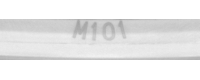
#> input picture models/training/crnn_fallback/rehearsal_crops_sample/M101/M101-01_M101-01_20260625101133_LOWCONF_p0__err93_m.png, 200 x 80 px; its folder holds only this picture in this run
$ python route_a_edge.py
#> lines starting #> are read from the running program, lines starting #| are printed output that depends on the picture
### 父子節點POC/edge_preproc.py
# -*- coding: utf-8 -*-
"""edge 端「真 CRNN 前處理」的自足、免 torch 版（to_strip）。

★只用 numpy + cv2，不 import torch、不依賴 D:/OCR_demo。edge 只做前處理、不做辨識，
  所以刻意不碰 torch——辨識(YOLO+CRNN)才在 server。這樣 edge 隨便一台有 cv2 的機器就能跑。

流程（= crnn_infer.CrnnReader.to_strip 的等價）：
  raw 鏡片圖 → find_circle(Hough) → 裁圓 white_pad_square → annulus_polar(極座標展開) → 640×640 strip
server 端對這張 strip 用 read(is_strip=True) 只做辨識。

內容是 CRNN 前處理三函式的忠實複製（純 cv2）：
  white_pad_square / find_circle 來源 = D:/OCR_demo/models/crnn/v6_preprocess.py
  annulus_polar      來源 = D:/OCR_demo/models/crnn/crnn_dataset.py（do_rotate=False 路徑）
常數與原檔一致（PAD_VALUE=255、R_INNER=0.6、IMGSZ=640），不可改。
"""
import math

import cv2
import numpy as np

IMGSZ = 640
PAD_VALUE = 255
R_INNER = 0.6


def white_pad_square(img, target=IMGSZ):
    """複製自 v6_preprocess.white_pad_square（純 cv2）。"""
    h, w = img.shape[:2]
    scale = target / max(h, w)
    if scale != 1.0:
        new_w, new_h = int(round(w * scale)), int(round(h * scale))
        img = cv2.resize(img, (new_w, new_h), interpolation=cv2.INTER_AREA)
        h, w = new_h, new_w
    top = (target - h) // 2
    bottom = target - h - top
    left = (target - w) // 2
    right = target - w - left
    return cv2.copyMakeBorder(img, top, bottom, left, right,
                              cv2.BORDER_CONSTANT, value=(PAD_VALUE,) * 3)


def find_circle(img):
    """複製自 v6_preprocess.find_circle（純 cv2 Hough）。回 (cx,cy,r) 或 None。"""
    gray = cv2.cvtColor(img, cv2.COLOR_BGR2GRAY)
    gray = cv2.medianBlur(gray, 3)
    circles = cv2.HoughCircles(
        gray, cv2.HOUGH_GRADIENT, dp=1, minDist=100,
        param1=200, param2=30, minRadius=200, maxRadius=300)
    if circles is None:
        return None
    circles = np.uint16(np.around(circles))
    biggest = max(circles[0], key=lambda c: c[2])
    return int(biggest[0]), int(biggest[1]), int(biggest[2])


# [11 lines left out: function annulus_polar, not called in this run]


def to_strip(img):
    """raw 鏡片圖 → 640×640 strip。回 (strip, hough_used)。
    Hough 失敗 → (white_pad_square(img), False)，與 crnn_infer.to_strip 一致。"""
    c = find_circle(img)
    if c is None:
        return white_pad_square(img, IMGSZ), False
    cx, cy, r = c
    x0, y0 = max(0, cx - r), max(0, cy - r)
    x1, y1 = min(img.shape[1], cx + r), min(img.shape[0], cy + r)
    roi = white_pad_square(img[y0:y1, x0:x1], target=2 * r)
    return annulus_polar(roi, IMGSZ), True

### 父子節點POC/common.py
# -*- coding: utf-8 -*-
"""父子節點 POC — 共用協定 + HTTP 客戶端（只用標準庫）

協定（對齊我方既有契約，方便日後合併）：
  端點：POST /api/infer/pair
  請求：body = 影像原始 bytes（jpg/png/bmp 皆可，parent 自行 imdecode）
        headers: X-Station-Id / X-Model-Version / X-Task
  回應：JSON 信封（同 2026-07-24_multi_model_server_architecture §3.1）
        {
          "stationId": "...", "task": "ocr_pair|lens|stub", "modelVersion": "...",
          "elapsedMs": <server 純推論耗時>, "status": "ok|no_object|failed",
          "result": { ...依 task 不同... }
        }
  ※ POC 用「raw body + headers」簡化；正式契約用 multipart（欄位語意相同）。
"""
import http.client
import json
import os
import sys
import threading
import time
from urllib.parse import quote, unquote

ENDPOINT = "/api/infer/pair"


# [20 lines left out: functions header_safe, header_decode, not called in this run]

# ------------------------- 中央事件 log（append-only, JSONL）-------------------------
# 每個節點（父/子）一份屬於自己的中央 log，任何操作都記進去，供事後回填驗證紀錄。
# 設計原則：append 不覆寫、thread-safe、絕不因記錄失敗而中斷主流程。
_LOG_LOCK = threading.Lock()


def log_path_for(role, script_file=None):
    """回傳該節點中央事件 log 的預設路徑：<base>/_logs/<role>_events.jsonl。
    base：凍結成 exe 時取 exe 所在夾，否則取呼叫端 script_file 所在夾（皆＝dist 或程式旁）。"""
    if getattr(sys, "frozen", False):
        base = os.path.dirname(os.path.abspath(sys.executable))
    elif script_file:
        base = os.path.dirname(os.path.abspath(script_file))
    else:
        base = os.getcwd()
    return os.path.join(base, "_logs", str(role) + "_events.jsonl")


def event_log(path, event, **fields):
    """對中央事件 log append 一行 JSON（含 ts / pid / event + 任意欄位）。永不拋例外。"""
    if not path:
        return
    try:
        rec = {"ts": time.strftime("%Y-%m-%dT%H:%M:%S"), "pid": os.getpid(), "event": str(event)}
        rec.update(fields)
        d = os.path.dirname(path)
        if d:
            os.makedirs(d, exist_ok=True)
        line = json.dumps(rec, ensure_ascii=False)
        with _LOG_LOCK:
            with open(path, "a", encoding="utf-8") as f:
                f.write(line + "\n")
    except Exception:
        pass  # 記錄失敗絕不影響主流程


class Client:
    """keep-alive 連線，重複送圖（對齊「連線重用、關 Nagle」的 HTTP 注意事項）。"""

    def __init__(self, host, port, timeout=15.0):
        self.host, self.port, self.timeout = host, port, timeout
        self.conn = None

    def _connect(self):
        import socket
        self.conn = http.client.HTTPConnection(self.host, self.port, timeout=self.timeout)
        self.conn.connect()
        try:
            self.conn.sock.setsockopt(socket.IPPROTO_TCP, socket.TCP_NODELAY, 1)  # 關 Nagle
        except Exception:
            pass

    def infer(self, img_bytes, station="ST-01", model="poc", task="ocr_pair", extra_headers=None):
        """回傳 (status_code, result_dict, rtt_ms)。rtt = 子端量到的端到端來回時間。

        extra_headers：Route A 用來帶 X-Raw-Id / X-Preproc-Version / X-Raw-Sha 等溯源標籤
                       （不傳＝走原本的 raw-send 行為，向後相容）。
        """
        t0 = time.perf_counter()
        try:
            if self.conn is None:
                self._connect()
            headers = {
                "Content-Type": "application/octet-stream",
                "Content-Length": str(len(img_bytes)),
                "X-Station-Id": header_safe(station), "X-Model-Version": header_safe(model),
                "X-Task": header_safe(task),
                "Connection": "keep-alive",
            }
            if extra_headers:
                # 一律做 latin-1 安全處理（中文路徑/檔名會讓整個請求送不出去）
                headers.update({k: header_safe(v) for k, v in extra_headers.items()})
            self.conn.request("POST", ENDPOINT, body=img_bytes, headers=headers)
            resp = self.conn.getresponse()
            data = resp.read()
            rtt = (time.perf_counter() - t0) * 1000
            obj = json.loads(data.decode("utf-8")) if data else {}
            return resp.status, obj, rtt
        except Exception as e:
            try:
                if self.conn:
                    self.conn.close()
            except Exception:
                pass
            self.conn = None
            return 0, {"error": type(e).__name__ + ": " + str(e)}, (time.perf_counter() - t0) * 1000

    def close(self):
        try:
            if self.conn:
                self.conn.close()
        except Exception:
            pass
        self.conn = None

### 父子節點POC/route_a_edge.py
# -*- coding: utf-8 -*-
"""Route A 邊緣端（edge）— 把定案的 Route A 資料流跑起來，先本機再跨機。

Route A（設計書 §11 定案）：
  相機圖(raw) ──▶ A(edge)：① 本機存原圖（非同步）
                         ② 前處理成「小圖」＋帶前處理版本標籤（無損 PNG）
                         ③ 只把「小圖」送去 server（server 只做推論＝多站吞吐最佳）
              ◀── server 回結果（原樣帶回 rawId）
                         ④ 原圖綁結果寫 manifest（可追溯）；server 不可達時本機 fallback（不停線）

先在本機 127.0.0.1 跑通驗證，再把 --host 換成父機 IP 做真跨機（協定/程式完全一樣）：
  # 本機：一個視窗開父端  python parent_server.py --engine stub --proc-ms 40
  #      另一個視窗開本檔  python route_a_edge.py --host 127.0.0.1 --port 8770 --n 30
  # 跨機：把 --host 換成父機 IP 即可

前處理模式 --preproc（重要）：
  real（預設）＝真 CRNN 前處理 to_strip（find_circle→裁圓→annulus_polar 極座標展開）→ 640×640 strip，
               server 用 is_strip=True 只做辨識。★讀值與「原圖跑完整 pipeline」一致（實測 10/10）、
               payload 約原圖 1/3。★用自足的 edge_preproc.py，**只需 numpy+cv2、免 torch**（前處理不做辨識）。
  none        ＝原圖直送，server 自己做完整前處理（is_strip=False）。★讀值正確、無邊緣前處理、payload=原圖。
               （real 只需 numpy+cv2；缺套件會直接報錯要你先裝環境包，不會硬跑。只有 edge_preproc.py 檔案遺失才退回 none。）
  repr        ＝代表性縮圖（灰階H48）僅示意傳輸縮減，★會毀圖、接真分類器會亂判，只能配 stub 做傳輸 demo。

要看正確讀值＝父端須是真 CRNN（parent_server.py --engine ocr / 4_父_真GPU），且本檔用 real（或 none）。
"""
import argparse
import hashlib
import json
import queue
import sys
import threading
import time
from pathlib import Path

try:
    import numpy as np
    import cv2
except ImportError as _e:
    sys.stderr.write(
        "\n[錯誤] 缺少 numpy / opencv-python：" + str(_e) + "\n"
        "  子端做真前處理(to_strip) 需要 numpy+opencv（免 torch）。\n"
        "  請先安裝環境包：dist\\環境配置\\子\\安裝_子_離線.bat（或 安裝_子_線上.bat）。\n"
        "  裝完再重跑本程式。\n\n")
    sys.exit(2)

sys.path.insert(0, str(Path(__file__).resolve().parent))
from common import Client, event_log, log_path_for

LOG_PATH = None   # 子端中央事件 log（append-only JSONL）；route_a_edge 與 child_edge 都寫進同一份 child_events.jsonl
def elog(event, **fields):
    event_log(LOG_PATH, event, **fields)

try:
    sys.stdout.reconfigure(errors="replace")
except Exception:
    pass

IMG_EXT = {".jpg", ".jpeg", ".png", ".bmp", ".tif", ".tiff"}
_EP = None   # 延遲載入的 edge_preproc（自足、免 torch，只需 numpy+cv2）


def load_real_preproc():
    """載入 edge 端免 torch 前處理模組 edge_preproc（純 cv2，不碰 torch）。回 True=成功。
    ★前處理不需 torch——辨識(YOLO+CRNN)才在 server。edge 只要有 cv2 就能做真 strip。"""
    global _EP
    if _EP is not None:
        return True
    try:
        sys.path.insert(0, str(Path(__file__).resolve().parent))
        import edge_preproc
        _EP = edge_preproc
        return True
    except Exception as e:
        print(f"[warn] edge_preproc 載入失敗（{type(e).__name__}: {e}）→ 自動改用『原圖直送(none)』（讀值仍正確）")
        return False


# ----------------------------- ② 前處理（依 --preproc 模式） -----------------------------
def preprocess_edge(raw_bytes, mode):
    """回 (sent_bytes, is_strip, version, meta)。失敗回 (None, False, '', {'error':...})。
      real = 真 CRNN 前處理 to_strip（find_circle→裁圓→annulus_polar 極座標展開）→ 640×640 strip，
             server 用 is_strip=True 只做辨識。★讀值正確、payload 約原圖 1/3。
      none = 原圖直送，server 自己做完整前處理（is_strip=False）。★讀值正確、無邊緣前處理。
      repr = 代表性縮圖（灰階H48）僅示意傳輸縮減，★毀圖、不可接真分類器（會亂判）。"""
    if mode == "none":
        return raw_bytes, False, "raw-passthrough", {"note": "raw; server does full preprocess"}
    arr = np.frombuffer(raw_bytes, np.uint8)
    img = cv2.imdecode(arr, cv2.IMREAD_COLOR)
    if img is None:
        return None, False, "", {"error": "decode_failed"}
    if mode == "real":
        strip, hough = _EP.to_strip(img)        # 免 torch，純 cv2（find_circle→裁圓→annulus_polar）
        ok, buf = cv2.imencode(".png", strip)   # 無損，確保讀值與原圖完整 pipeline 一致
        if not ok:
            return None, True, "", {"error": "encode_failed"}
        return buf.tobytes(), True, "crnn-strip-640", {"w": 640, "h": 640, "hough_used": hough}
    # repr：代表性縮圖（毀圖，僅示意傳輸，勿接真分類器）
    g = cv2.cvtColor(img, cv2.COLOR_BGR2GRAY)
    h, w = g.shape[:2]; nh = 48; nw = max(1, int(round(w * nh / h)))
    small = cv2.resize(g, (nw, nh), interpolation=cv2.INTER_AREA)
    ok, buf = cv2.imencode(".png", small)
    if not ok:
        return None, False, "", {"error": "encode_failed"}
    return buf.tobytes(), False, "edge-repr-v1", {"w": nw, "h": nh,
            "warn": "representative shrink only; NOT for real classifier"}


# ----------------------------- ① 本機存原圖（非同步，不擋送圖） -----------------------------
class RawStore:
    def __init__(self, root):
        self.root = Path(root)
        self.root.mkdir(parents=True, exist_ok=True)
        self.q = queue.Queue()
        self.saved = 0
        self.t = threading.Thread(target=self._worker, daemon=True)
        self.t.start()

    def save_async(self, raw_id, raw_bytes, ext):
        self.q.put((raw_id, raw_bytes, ext))

    def _worker(self):
        while True:
            item = self.q.get()
            if item is None:
                self.q.task_done()
                break
            raw_id, raw_bytes, ext = item
            try:
                (self.root / (raw_id + ext)).write_bytes(raw_bytes)
                self.saved += 1
            except Exception:
                pass
            finally:
                self.q.task_done()

    def drain(self):
        self.q.join()

    def stop(self):
        self.q.put(None)
        self.q.join()


def read_bytes(p):
    with open(p, "rb") as f:
        return f.read()


def pctl(xs):
    if not xs:
        return {}
    s = sorted(xs)
    g = lambda q: s[min(len(s) - 1, int(len(s) * q))]
    return {"p50": round(g(.5), 1), "p90": round(g(.9), 1), "p99": round(g(.99), 1)}


def build_gallery(out, records):
    """產生子端檢視頁 index.html：每列＝原始圖 | 前處理圖 | 讀值 | JSON。"""
    rows = []
    for r in records:
        raw_rel = "raw/" + Path(r["rawPath"]).name
        pre_rel = "preprocessed/" + Path(r["preprocPath"]).name
        js_rel = "json/" + r["rawId"] + ".json"
        rows.append(
            "<tr>"
            "<td>" + str(r.get("idx", "")) + "</td>"
            "<td style='font-family:monospace;font-size:11px'>" + r["rawId"] + "</td>"
            "<td><img src='" + raw_rel + "' style='height:74px;border-radius:4px'></td>"
            "<td><img src='" + pre_rel + "' style='height:46px;background:#fff;padding:2px;"
            "image-rendering:pixelated;border-radius:4px'></td>"
            "<td style='font-size:22px;color:#8ff0b4;font-weight:700'>" + str(r["reading"]) + "</td>"
            "<td style='font-size:11px;opacity:.7'>" + str(r["sentBytes"]) + "B</td>"
            "<td><a href='" + js_rel + "'>json</a></td>"
            "</tr>")
    html = ("<!doctype html><meta charset=utf-8><title>子端 Route A 檢視</title>"
            "<style>body{font-family:'Microsoft JhengHei',sans-serif;background:#0e2a47;color:#e8eef6;padding:20px}"
            "table{border-collapse:collapse;background:#12345a;border-radius:8px;overflow:hidden}"
            "th,td{padding:8px 12px;border-bottom:1px solid #24507e;text-align:left;vertical-align:middle}"
            "th{background:#1b3f6b}img{display:block}a{color:#7fd0ff}</style>"
            "<h2>子端（edge） Route A 檢視</h2>"
            "<p style='opacity:.75'>每列一張圖：<b>原始圖</b>（留在子端本機）→ <b>前處理圖</b>（實際送給 server 的小圖）"
            "→ <b>讀值</b> → 對應 <b>JSON</b>。只有前處理小圖上網。</p>"
            "<table><tr><th>#</th><th>rawId</th><th>原始圖</th><th>前處理圖</th>"
            "<th>讀值</th><th>送出</th><th>JSON</th></tr>"
            + "".join(rows) + "</table>")
    idx = out / "index.html"
    idx.write_text(html, encoding="utf-8")
    return idx


def main():
    ap = argparse.ArgumentParser()
    ap.add_argument("--host", default="127.0.0.1")
    ap.add_argument("--port", type=int, default=8770)
    ap.add_argument("--dir", default=r"D:/模號穴號-穩定圖片區/M101")
    ap.add_argument("--n", type=int, default=30)
    ap.add_argument("--station", default="ST-01")
    ap.add_argument("--task", default="ocr_pair")
    ap.add_argument("--out", default=None, help="Route A 產物夾（原圖 raw-store + manifest），預設本檔旁 _routeA_out")
    ap.add_argument("--store-raw", default="1", help="1=存原圖(Route A 定案) 0=不存(僅量傳輸)")
    ap.add_argument("--interval", type=float, default=0.0, help="每張間隔秒（demo 可放慢）")
    ap.add_argument("--preproc", default="real", choices=["real", "none", "repr"],
                    help="real=真CRNN前處理to_strip(讀值正確,建議;免torch,只需numpy+cv2) / none=原圖直送 / repr=示意縮圖(毀圖,勿接真分類器)")
    ap.add_argument("--log", default=None,
                    help="子端中央事件 log（append-only JSONL）；不給=<程式旁>/_logs/child_events.jsonl；'off'=關閉")
    args = ap.parse_args()

    global LOG_PATH
    if args.log != "off":
        LOG_PATH = str(Path(args.log).resolve()) if args.log else log_path_for("child", __file__)
        print(f"[routeA] 中央事件 log：{LOG_PATH}  (append-only；啟動/每張送圖/總結/警告都記)")

    mode = args.preproc
    if mode == "real" and not load_real_preproc():
        mode = "none"   # 沒 torch/模組 → 退回原圖直送，讀值仍正確

    out = Path(args.out) if args.out else Path(__file__).resolve().parent / "_routeA_out"
    raw_dir = out / "raw"
    preproc_dir = out / "preprocessed"    # 前處理小圖（實際送出的那張）
    json_dir = out / "json"               # 每張一個 JSON（前處理資訊 + 讀值 + 路徑）
    manifest_path = out / "manifest.jsonl"
    out.mkdir(parents=True, exist_ok=True)
    preproc_dir.mkdir(parents=True, exist_ok=True)
    json_dir.mkdir(parents=True, exist_ok=True)

    files = [p for p in sorted(Path(args.dir).rglob("*")) if p.suffix.lower() in IMG_EXT]
    if args.n and len(files) > args.n:
        step = len(files) / args.n
        files = [files[int(i * step)] for i in range(args.n)]
    if not files:
        print("No images in:", args.dir)
        return

    store = RawStore(raw_dir) if args.store_raw == "1" else None
    cli = Client(args.host, args.port)
    mf = open(manifest_path, "w", encoding="utf-8")

    print("=" * 92)
    print(f"Route A edge  ->  parent {args.host}:{args.port}   task={args.task}   images={len(files)}")
    print(f"  (1)store raw async: {'ON -> ' + str(raw_dir) if store else 'OFF'}")
    print(f"  (2)preprocess mode: {mode}  ("
          + ("真 CRNN to_strip → 640 strip，讀值正確" if mode == "real"
             else ("原圖直送，server 自己前處理" if mode == "none" else "示意縮圖，★勿接真分類器"))
          + f")  -> {preproc_dir}")
    print(f"  (3)traceability: manifest + json/ + index.html(子端檢視頁)")
    print("=" * 92)
    hdr = f"{'#':>4}  {'rawId':<22}  {'rawKB':>7}  {'sentKB':>7}  {'cut%':>5}  {'reading':<10}  {'e2e':>6}  src"
    print(hdr)
    print("-" * 92)
    elog("routeA_start", host=args.host, port=args.port, dir=str(args.dir), images=len(files),
         preproc=mode, task=args.task, out=str(out), storeRaw=(store is not None))

    tot_raw = tot_sent = 0
    rtts = []
    ok_srv = 0
    fb = 0
    records = []
    srv_tasks = set()   # 收集父端回的 task；stub→'stub'、真 CRNN→'ocr_pair'，用來防呆假讀值
    for i, p in enumerate(files, 1):
        raw = read_bytes(p)
        raw_id = f"{args.station}_{i:06d}_{p.stem}"          # 決定性 id（可重現、綁得回原圖）
        raw_sha = hashlib.sha1(raw).hexdigest()[:12]
        raw_path = str(raw_dir / (raw_id + p.suffix.lower())) if store else str(p)   # 原圖在子端(edge)的位置
        # ① 本機存原圖（非同步，不擋送圖）
        if store:
            store.save_async(raw_id, raw, p.suffix.lower())
        # ② 前處理（依模式：real=真 to_strip / none=原圖直送 / repr=示意）
        small, is_strip, version, meta = preprocess_edge(raw, mode)
#> in preprocess_edge, img is the input picture: shape (80, 200, 3); min 163, max 255, mean 235.3
#> in find_circle, `circles = cv2.HoughCircles( gray, cv2.HOUGH_GRADIENT, dp=1, minDist=10..`: circles = None
#> in white_pad_square, `return cv2.copyMakeBorder(img, top, bottom, left, right, cv2.BORDER_CO..`:
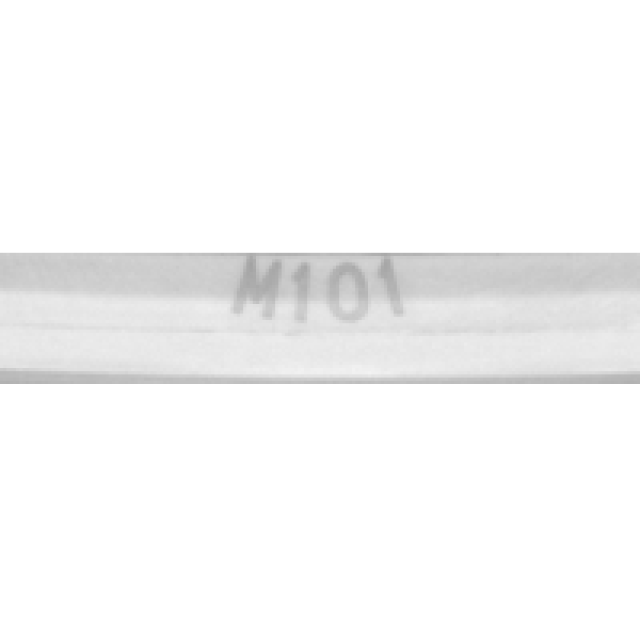
#> returned value: shape (640, 640, 3); min 163, max 255, mean 247.1
#> in preprocess_edge, `strip, hough = _EP.to_strip(img)`: hough = False
#> is_strip = True; version = 'crnn-strip-640'; meta = {'w': 640, 'h': 640, 'hough_used': False}
#> (the rest of the program and of its run is left out)
